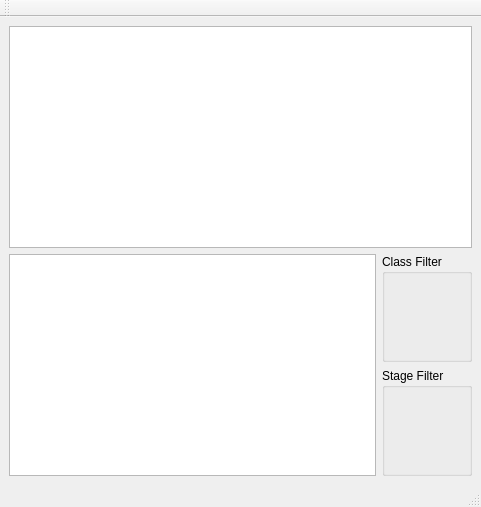
<?xml version="1.0" encoding="UTF-8"?>
<ui version="4.0">
 <class>MainWindow</class>
 <widget class="QMainWindow" name="MainWindow">
  <property name="geometry">
   <rect>
    <x>0</x>
    <y>0</y>
    <width>481</width>
    <height>507</height>
   </rect>
  </property>
  <property name="sizePolicy">
   <sizepolicy hsizetype="Expanding" vsizetype="Expanding">
    <horstretch>0</horstretch>
    <verstretch>0</verstretch>
   </sizepolicy>
  </property>
  <property name="windowTitle">
   <string>MainWindow</string>
  </property>
  <widget class="QWidget" name="centralwidget">
   <layout class="QVBoxLayout" name="verticalLayout_3">
    <item>
     <layout class="QVBoxLayout" name="verticalLayout_2">
      <item>
       <widget class="QListView" name="listView"/>
      </item>
      <item>
       <layout class="QHBoxLayout" name="horizontalLayout">
        <item>
         <widget class="QTextEdit" name="textEdit"/>
        </item>
        <item>
         <layout class="QVBoxLayout" name="verticalLayout">
          <item>
           <widget class="QGroupBox" name="filter_class_box">
            <property name="title">
             <string>Class Filter</string>
            </property>
            <layout class="QGridLayout" name="gridLayout_4">
             <item row="0" column="0">
              <layout class="QFormLayout" name="filter_class_layout"/>
             </item>
            </layout>
           </widget>
          </item>
          <item>
           <widget class="QGroupBox" name="filter_stage_box">
            <property name="title">
             <string>Stage Filter</string>
            </property>
            <layout class="QGridLayout" name="gridLayout_5">
             <item row="0" column="0">
              <layout class="QFormLayout" name="filter_stage_layout"/>
             </item>
            </layout>
           </widget>
          </item>
         </layout>
        </item>
       </layout>
      </item>
     </layout>
    </item>
   </layout>
  </widget>
  <widget class="QMenuBar" name="menubar">
   <property name="geometry">
    <rect>
     <x>0</x>
     <y>0</y>
     <width>481</width>
     <height>25</height>
    </rect>
   </property>
  </widget>
  <widget class="QStatusBar" name="statusbar"/>
  <widget class="QToolBar" name="toolBar">
   <property name="windowTitle">
    <string>toolBar</string>
   </property>
   <attribute name="toolBarArea">
    <enum>TopToolBarArea</enum>
   </attribute>
   <attribute name="toolBarBreak">
    <bool>false</bool>
   </attribute>
  </widget>
  <action name="actionQuit">
   <property name="text">
    <string>Quit</string>
   </property>
  </action>
  <action name="actionDelete">
   <property name="text">
    <string>Delete</string>
   </property>
  </action>
  <action name="actionRefresh">
   <property name="text">
    <string>Refresh</string>
   </property>
  </action>
  <action name="actionAbout">
   <property name="text">
    <string>About</string>
   </property>
  </action>
 </widget>
 <resources/>
 <connections/>
</ui>
